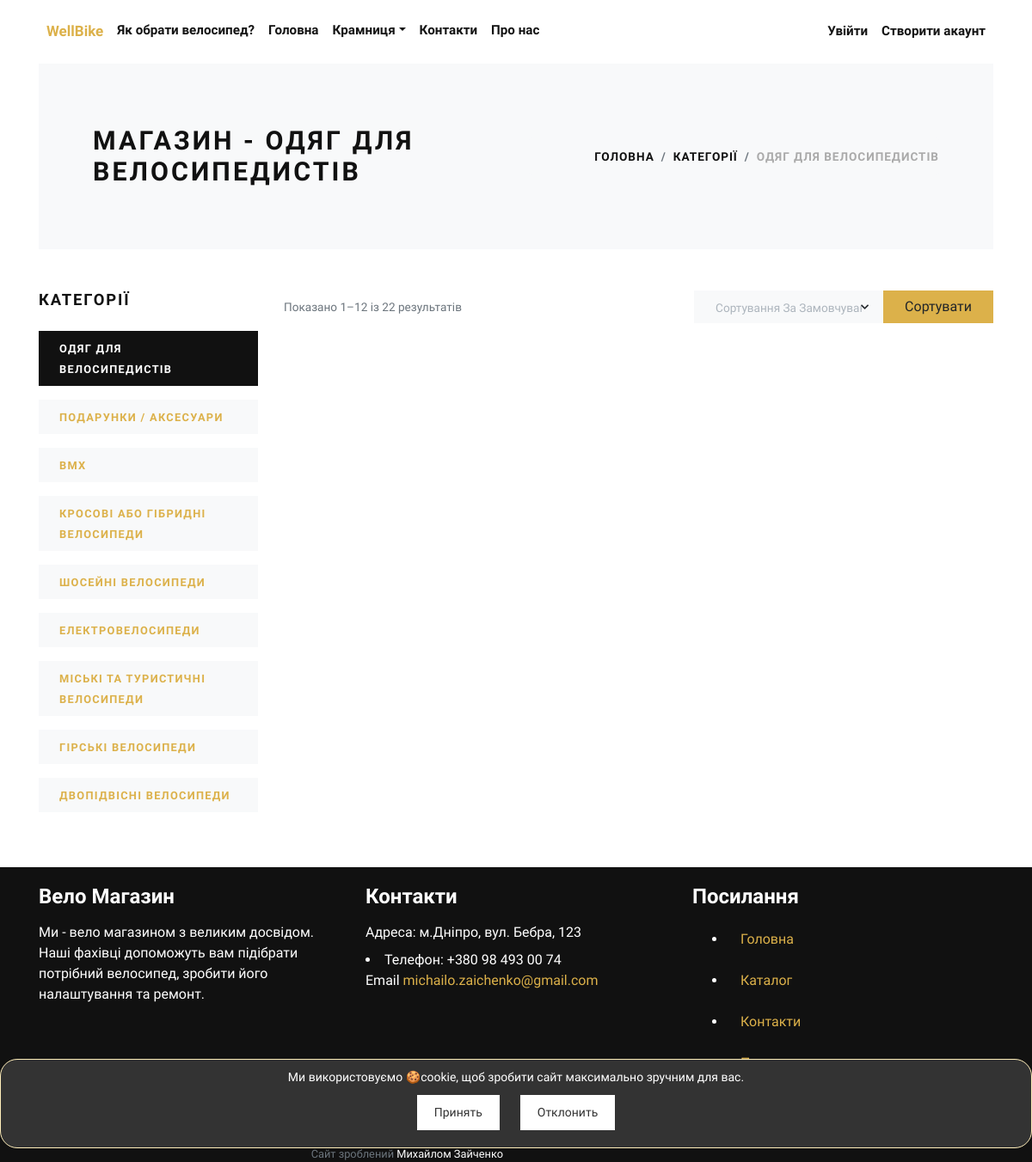
Page /velosipedna-odezha/ on the earlier database version.
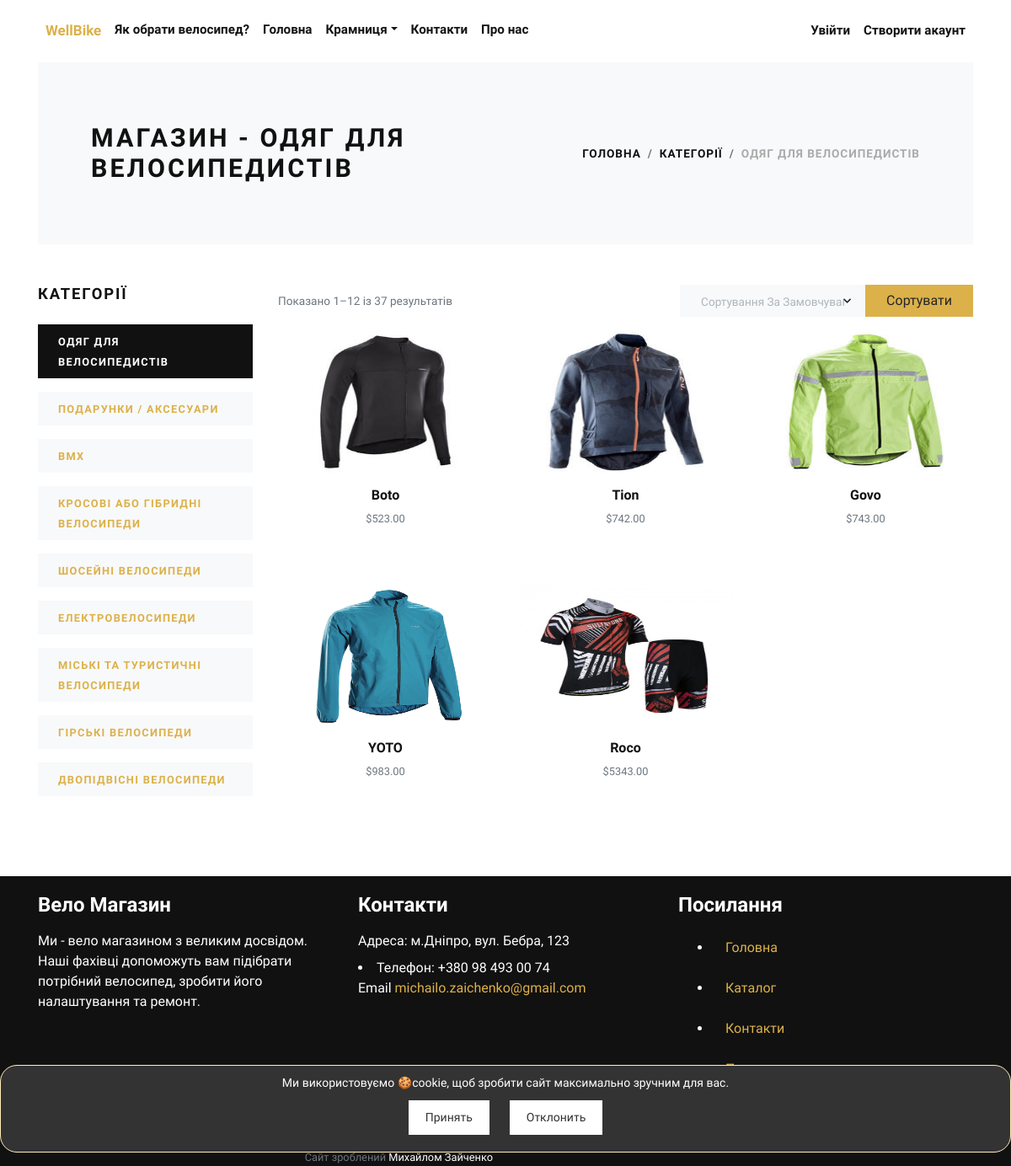
Same page on the later database version.
### store/models.py (models this page shows, shortened)
class Category(models.Model):
    title = models.CharField(max_length=50, verbose_name="Category Title")
    slug = models.SlugField(max_length=55, verbose_name="Category Slug")
    description = models.TextField(blank=True, verbose_name="Category Description")
    category_image = models.ImageField(upload_to='category', blank=True, null=True, verbose_name="Category Image")
    is_active = models.BooleanField(verbose_name="Is Active?")
    is_featured = models.BooleanField(verbose_name="Is Featured?")
    created_at = models.DateTimeField(auto_now_add=True, verbose_name="Created Date")
    updated_at = models.DateTimeField(auto_now=True, verbose_name="Updated Date")
    class Meta:
        verbose_name_plural = 'Categories'
        ordering = ('-created_at', )

class Product(models.Model):
    title = models.CharField(max_length=150, verbose_name="Product Title")
    slug = models.SlugField(max_length=160, verbose_name="Product Slug")
    sku = models.CharField(max_length=255, unique=True, verbose_name="Unique Product ID (SKU)")
    short_description = models.TextField(verbose_name="Short Description")
    detail_description = models.TextField(blank=True, null=True, verbose_name="Detail Description")
    product_image = models.ImageField(upload_to='product', blank=True, null=True, verbose_name="Product Image")
    price = models.DecimalField(max_digits=8, decimal_places=2)
    category = models.ForeignKey(Category, verbose_name="Product Categoy", on_delete=models.CASCADE)
    is_active = models.BooleanField(verbose_name="Is Active?")
    is_featured = models.BooleanField(verbose_name="Is Featured?")
    created_at = models.DateTimeField(auto_now_add=True, verbose_name="Created Date")
    updated_at = models.DateTimeField(auto_now=True, verbose_name="Updated Date")
    class Meta:
        verbose_name_plural = 'Products'
        ordering = ('-created_at', )

### store/views.py (the view)
# urls.py: path('<slug:slug>/', views.category_products, name="category-products"),
def category_products(request, slug):
    category = get_object_or_404(Category, slug=slug)
    products = Product.objects.filter(is_active=True, category=category)
    if request.method == 'POST':
        sort_order = request.POST.get('sort_order')
        if sort_order == 'price_low_to_high':
            products = products.order_by('price')
        elif sort_order == 'price_high_to_low':
            products = products.order_by('-price')
        elif sort_order == 'defalt':
            products = products.order_by('id')
    else:
        products = products.order_by('id')
    categories = Category.objects.filter(is_active=True)
    count_of_products = Product.objects.all().count()
    your_account = request.user
    context = {
        'category': category,
        'products': products,
        'categories': categories,
        'count_of_products': count_of_products,
        'your_account': your_account,
    }
    return render(request, 'store/category_products.html', context)

### templates/store/category_products.html (shortened to what this page needs)
{% extends 'base.html' %}
{% load static %}
{% block head %}
    <link href="{% static 'css/sorting.css' %}" rel="stylesheet" type="text/css">
{% endblock %}
{% block content %}
    <div class="container">
        <section class="py-5 bg-light">
            <div class="container">
                <div class="row px-4 px-lg-5 py-lg-4 align-items-center">
                    <div class="col-lg-6">
                        <h1 class="h2 text-uppercase mb-0">Магазин - {{ category.title }}</h1>
                    </div>
                    <div class="col-lg-6 text-lg-right">
                        <nav aria-label="breadcrumb">
                            <ol class="breadcrumb justify-content-lg-end mb-0 px-0">
                                <li class="breadcrumb-item"><a href="{% url 'store:home' %}">Головна</a></li>
                                <li class="breadcrumb-item"><a href="{% url 'store:all-categories' %}">Категорії</a>
                                </li>
                                <li class="breadcrumb-item active" aria-current="page">{{ category.title }}</li>
                            </ol>
                        </nav>
                    </div>
                </div>
            </div>
        </section>
        <section class="py-5">
            <div class="container p-0">
                <div class="row">
                    <div class="col-lg-3 order-2 order-lg-1">
                        <h5 class="text-uppercase mb-4">Категорії</h5>
                        {% if categories %}
                            {% for cat in categories %}
                                <a href="{% url 'store:category-products' cat.slug %}">
                                    <div class="py-2 px-4 {% if category == cat %}bg-dark text-white {% else %}bg-light{% endif %} mb-3">
                                        <strong class="small text-uppercase font-weight-bold">{{ cat.title }}</strong>
                                    </div>
                                </a>
                            {% endfor %}
                        {% endif %}
                    </div>
                    <div class="col-lg-9 order-1 order-lg-2 mb-5 mb-lg-0">
                        <div class="row mb-3 align-items-center">
                            <div class="col-lg-6 mb-2 mb-lg-0">
                                <p class="text-small text-muted mb-0">Показано 1–12 із {{ count_of_products }}
                                    результатів</p>
                            </div>
                            <div class="col-lg-6">
                                <ul class="list-inline d-flex align-items-center justify-content-lg-end mb-0">
                                    <li class="list-inline-item">
                                        <form method="post" class="d-flex align-items-center">
                                            <button type="submit" class="btn btn-primary">Сортувати</button>
                                        </form>
                                    </li>
                                </ul>
                            </div>
                        </div>
                        <div class="row">
                            {% if products %}
                                {% for product in products %}
                                    <div class="col-lg-4 col-sm-6" style="height: 300px">
                                        <div class="product text-center">
                                            <div class="mb-3 position-relative">
                                                <a class="d-block" style="max-height: 170px; margin-bottom: 5px;" href=
                                                        "{% url 'store:product-detail' product.slug %}">
                                                    {% if product.product_image %}
                                                        <img class="img-fluid w-100"
                                                             style="max-height: 170px; margin-bottom: 5px;"
                                                             src="{{ product.product_image.url }}"
                                                             alt="{{ product.title }}">
                                                    {% else %}
                                                        <img class="img-fluid w-100"
                                                             style="max-height: 170px; margin-bottom: 5px;"
                                                             src="{% static 'img/not_img.png' %}"
                                                             alt="{{ product.title }}">
                                                    {% endif %}
                                                </a>
                                            </div>
                                            <h6><a class="reset-anchor"
                                                   href="{% url 'store:product-detail' product.slug %}">{{ product.title }}</a>
                                            </h6>
                                            <p class="small text-muted">${{ product.price }}</p>
                                        </div>
                                    </div>
                                {% endfor %}
                            {% endif %}
                        </div>
                    </div>
                </div>
            </div>
        </section>
    </div>
{% endblock content %}

### templates/base.html (shortened to what this page needs)
{% load static %}
<!DOCTYPE html>
<html>
<head>
    <link rel="stylesheet" href="{% static 'useful_things_for_front/bootstrap/css/bootstrap.min.css' %}">
    <link rel="stylesheet" href="{% static 'useful_things_for_front/lightbox2/css/lightbox.min.css' %}">
    <link rel="stylesheet" href="{% static 'useful_things_for_front/nouislider/nouislider.min.css' %}">
    <link rel="stylesheet" href="{% static 'useful_things_for_front/bootstrap-select/css/bootstrap-select.min.css' %}">
    <link rel="stylesheet" href="{% static 'useful_things_for_front/owl.carousel2/assets/owl.carousel.min.css' %}">
    <link rel="stylesheet" href="{% static 'useful_things_for_front/owl.carousel2/assets/owl.theme.default.css' %}">
    <link rel="stylesheet" href="{% static 'css/style.gold.css' %}" id="theme-stylesheet">
{% block head %}
{% endblock head %}
</head>
<body>
<div class="page-holder">
    {% include 'navbar.html' %}
    {% block content %}
    {% endblock content %}
    {% include 'footer.html' %}
    {% include 'cookie.html' %}
    {% include 'scripts.html' %}
</div>
</body>
</html>

### templates/navbar.html (shortened to what this page needs)
{% load static %}
{% block head %}
    <link href="{% static 'css/header.css' %}" rel="stylesheet" type="text/css">
    <link href="{% static 'css/button_back_col.css' %}" rel="stylesheet" type="text/css">
{% endblock %}
<header>
    <div class="container px-0 px-lg-3">
        <nav class="navbar navbar-expand-lg navbar-light py-3 px-lg-0">
            <div class="collapse navbar-collapse" id="navbarSupportedContent">
                <ul class="navbar-nav mr-auto">
                    <li class="nav-item">
                        <a class="nav-link active" href="{% url 'store:home' %}"><span class="custom-text">WellBike</span></a>
                    </li>
                    <li class="nav-item">
                        <a class="nav-link" href="{% url 'store:main' %}">Як обрати велосипед?</a>
                    </li>
                    <li class="nav-item">
                        <a class="nav-link" href="{% url 'store:home' %}">Головна</a>
                    </li>
                    <li class="nav-item dropdown"><a class="nav-link dropdown-toggle" id="pagesDropdown" href="#"
                                                     data-toggle="dropdown" aria-haspopup="true"
                                                     aria-expanded="false">Крамниця</a>
                    </li>
                    <li class="nav-item">
                        <a class="nav-link" href="{% url 'store:contacts' %}">Контакти</a>
                    </li>
                    <li class="nav-item">
                        <a class="nav-link" href="{% url 'store:about' %}">Про нас</a>
                    </li>
                </ul>
                <ul class="navbar-nav ml-auto">
                    {% if request.user.is_authenticated %}
                        <li class="nav-item"><a class="nav-link" href="{% url 'store:cart' %}"> <i
                                class="fas fa-dolly-flatbed mr-1 text-gray"></i>Кошик<small
                                class="text-gray">({{ cart_items.count }})</small></a></li>
                        <li class="nav-item dropdown"><a class="nav-link dropdown-toggle" id="pagesDropdown" href="#"
                                                         data-toggle="dropdown" aria-haspopup="true"
                                                         aria-expanded="false"><i class="fas fa-user-alt mr-1
                                                   text-gray"></i>{{ your_account }}</a></a>
                            <div class="dropdown-menu mt-3" aria-labelledby="pagesDropdown">
                                <a class="dropdown-item border-0 transition-link" href="{% url 'store:profile' %}">Профіль</a>
                                <a class="dropdown-item border-0 transition-link"
                                   href="{% url 'store:cart' %}">Кошик</a>
                                <a class="dropdown-item border-0 transition-link" href="{% url 'store:orders' %}">Замовлення</a>
                                <a class="dropdown-item border-0 transition-link" href="
{% url 'store:password-change' %}">Змінити пароль</a>
                                <hr>
                                <a class="dropdown-item border-0 transition-link"
                                   href="{% url 'store:logout' %}">Вийти</a>
                            </div>
                        </li>
                    {% else %}
                        <li class="nav-item"><a class="nav-link" href="{% url 'store:login' %}">Увійти</a></li>
                        <li class="nav-item"><a class="nav-link" href="{% url 'store:register' %}">Створити акаунт</a>
                        </li>
                    {% endif %}
                </ul>
            </div>
        </nav>
    </div>
</header>

### templates/footer.html
{% load static %}
{% block head %}
    <link rel="stylesheet" href="{% static 'css/footer.css' %}">
{% endblock head %}
<footer class="bg-dark text-white" style="margin-top: auto">
    <div class="container">
        <div class="row">
            <div class="col-12 col-md-4">
                <h3>Вело Магазин</h3>
                <p>Ми - вело магазином з великим досвідом. Наші фахівці допоможуть вам підібрати
                    потрібний велосипед, зробити його налаштування та ремонт.</p>
            </div>
            <div class="col-12 col-md-4">
                <h3>Контакти</h3>
                <p>Адреса: м.Дніпро, вул. Бебра, 123</p>
                  <li>Телефон: +380 98 493 00 74</li>
                <p>Email <a href="https://mail.google.com/" target="_blank">michailo.zaichenko@gmail.com</a></p>
            </div>
            <div class="col-12 col-md-4">
                <h3>Посилання</h3>
                <ul>
                    <li><a class="nav-link active" href="{% url 'store:main' %}">Головна</a></li>
                    <li><a class="nav-link active" href="{% url 'store:home' %}">Каталог</a></li>
                    <li><a class="nav-link" href="{% url 'store:contacts' %}">Контакти</a></li>
                    <li><a class="nav-link" href="{% url 'store:about' %}">Про нас</a></li>
                </ul>
            </div>
        </div>
    </div>
    <div class="credits">
        <p >© 2023 Вело Магазин</p>
    </div>
              <div class="col-lg-6 text-lg-right">
                <p class="small text-muted mb-0">Сайт зроблений <a class="text-white reset-anchor"
                                                               href="https://www.linkedin.com/in/michailo-zaichenko-a90048266/"
                                                               target="_blank">Михайлом Зайченко</a></p>
              </div>
</footer>

### templates/cookie.html (shortened to what this page needs)
{% load static %}
{% block head %}
    <link rel="stylesheet" href="{% static 'css/cookie.css' %}">
{% endblock head%}
<div id="cookie-banner" class="alert alert-warning alert-dismissible fade show" role="alert">
        <p class="mb-0">Ми використовуємо 🍪cookie, щоб зробити сайт максимально зручним для вас.</p>
        <button id="accept-cookie" type="button" class="btn btn-success">Принять</button>
        <button id="reject-cookie" type="button" class="btn btn-danger" data-dismiss="alert" aria-label="Close">
            Отклонить
        </button>
    </div>

### templates/scripts.html (shortened to what this page needs)
{% load static %}
<link rel="stylesheet" href="https://use.fontawesome.com/releases/v5.7.1/css/all.css"
>

Differences in the rows shown:
added Product: product_image (picture), title "Boto", price "523.00"
added Product: product_image (picture), title "Tion", price "742.00"
added Product: product_image (picture), title "Govo", price "743.00"
added Product: product_image (picture), title "YOTO", price "983.00"
added Product: product_image (picture), title "Roco", price "5343.00"
Other differences:
{{ count_of_products }}: "22" → "37"
